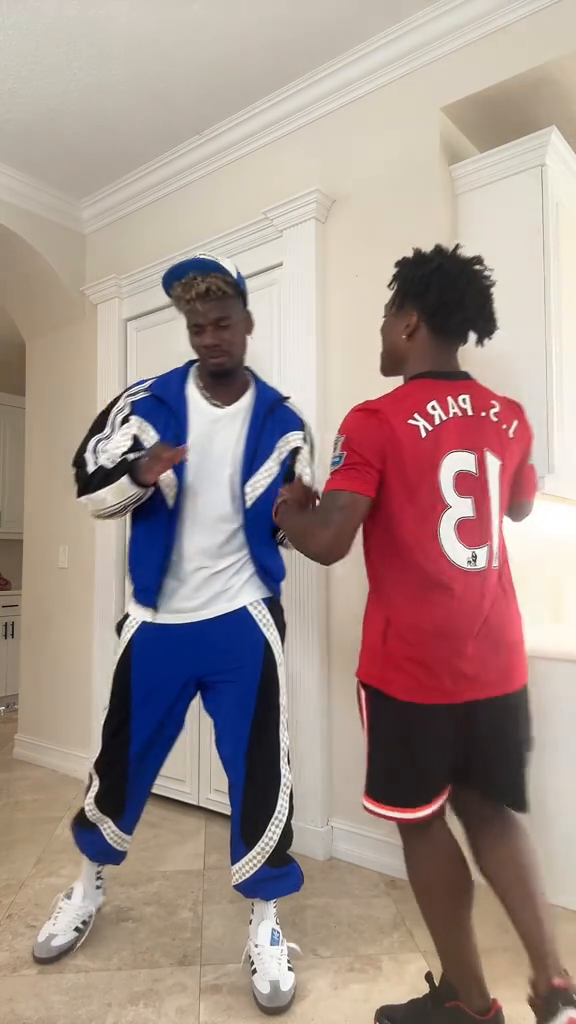
#> input picture frame 59 of test_videos/1744687961806.mp4, 576 x 1024 px, given in place of ratdance.mp4, which was not available
$ jupyter execute preprocess_data.ipynb   (shell and % lines are left out)   (text cells are left out)
#> lines starting #> are read from the running program, lines starting #| are printed output that depends on the picture; pictures that were not available may be replaced by others from this repository, and a replacement may not be noted
#> in detect_scenes, frame is the input picture: shape (1024, 576, 3); mean B, G, R 140, 145.4, 164.4
[cell 1]
import cv2
import os

[cell 2]
""" purpose of this function is to crop the borders equally on both sides. Tested
different border_ratio param values and found that 0.343 best suited for
the the compilations videos in the dataset."""
def crop_borders(frame, border_ratio = 0.343):
#> called with border_ratio = 0.343
    height, width, _ = frame.shape
#> height = 1024; width = 576
    crop_width = int(width * border_ratio)
#> crop_width = 197
    cropped_frame = frame[:, crop_width:-crop_width]
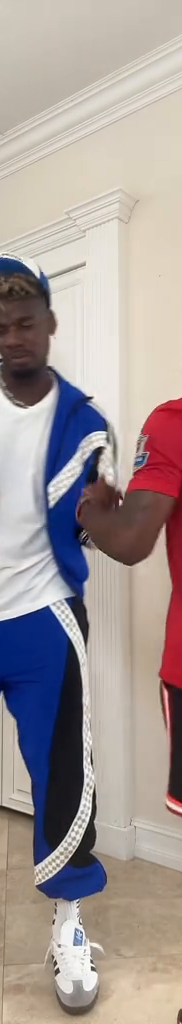
#> cropped_frame: shape (1024, 182, 3); mean B, G, R 152.4, 154.2, 165.7
    return cropped_frame

""" turns compilation into frames and compares the pixel intensities for frames after
turning it to grayscale in consecutive order and if it is greater than a certain threshold,
func will classify it as a scene change.
"""
def detect_scenes(video_path, threshold):
    # initialization
    cap = cv2.VideoCapture(video_path)
    scene_changes = []
    last_frame = None
    frame_index = 0

    # handling error if vid can't be opened
    if not cap.isOpened():
        print(f"Can't open video at {video_path}")
        return

    while True:
        success, frame = cap.read()
        if not success:
            break

        cropped_frame = crop_borders(frame)

        # convert to BGR, less compute + easy processing pixels
        gray_frame = cv2.cvtColor(cropped_frame, cv2.COLOR_BGR2GRAY)
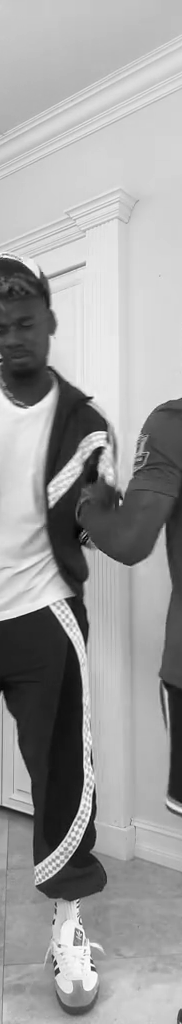
#> gray_frame: shape (1024, 182); min 0, max 255, mean 157.4

        # compares pixel intensity btwn frames if last frame is present, retrieves diff in values
        if last_frame is not None:
            diff = cv2.absdiff(gray_frame, last_frame)
            mean_diff = diff.mean()

            if mean_diff > threshold:
                scene_changes.append(frame_index)

        last_frame = gray_frame
        frame_index += 1

    # avoid cv error
    cap.release()
    return scene_changes

""" takes in previous helper functions: crop_borders & detect_scenes. extracts clips with the side
borders cropped out instead of having to manually go into the vid to clip them out. """
# [47 lines left out: function extract_clips, not called in this run]

### ALTER DIRECTORIES TO WHERE THE VIDEO IS LOCATED FOR EACH VID
if __name__ == "__main__":
    video_path = "mp4/ratdance.mp4"
    output_dir = "ratdance/clips"

    #tested these values and found that these params were
    # best suited for threshold and border_ratio
    # most likely threshold can be altered depending on the compilation
    # video we're working with but highly unlikely, border_ratio is set
    threshold = 51
    border_ratio = 0.343

    scene_changes = detect_scenes(video_path, threshold)
    print(scene_changes)
    extract_clips(video_path, scene_changes, output_dir, border_ratio)

$ run again, starting later in the video
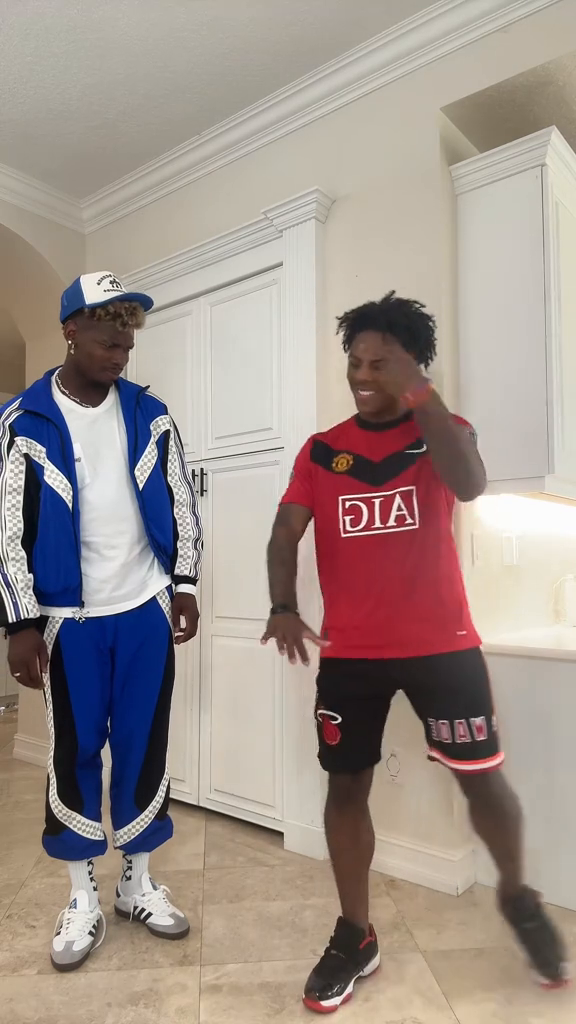
#> input picture frame 268 of test_videos/1744687961806.mp4, 576 x 1024 px, given in place of ratdance.mp4, which was not available
#> in detect_scenes, frame is the input picture: shape (1024, 576, 3); mean B, G, R 140.2, 146.5, 159.8
#> in crop_borders, `cropped_frame = frame[:, crop_width:-crop_width]`:
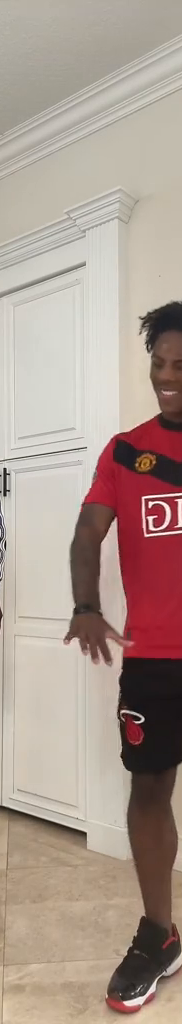
#> cropped_frame: shape (1024, 182, 3); mean B, G, R 144.2, 154.2, 172.4
#> in detect_scenes, `gray_frame = cv2.cvtColor(cropped_frame, cv2.COLOR_BGR2GRAY)`:
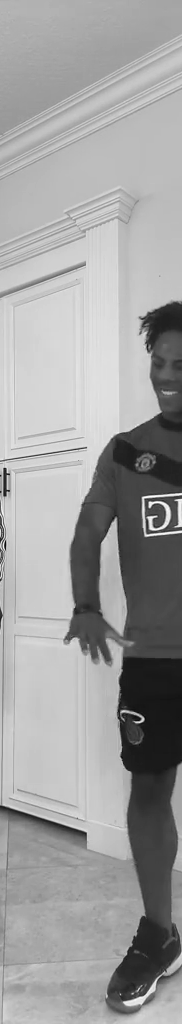
#> gray_frame: shape (1024, 182); min 8, max 255, mean 158.5

$ run again, starting later in the video
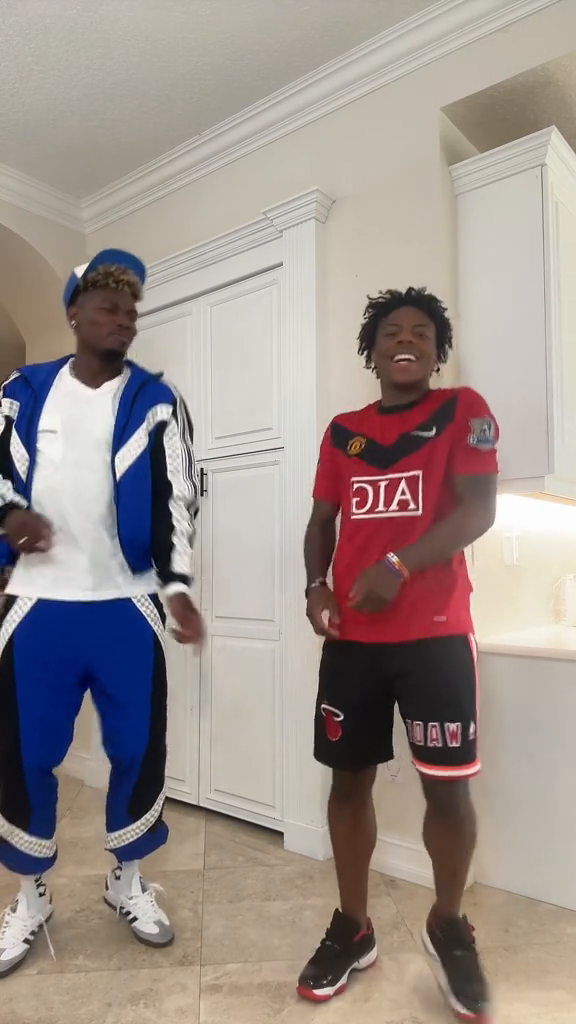
#> input picture frame 476 of test_videos/1744687961806.mp4, 576 x 1024 px, given in place of ratdance.mp4, which was not available
#> in detect_scenes, frame is the input picture: shape (1024, 576, 3); mean B, G, R 140.5, 145.4, 156.9
#> in crop_borders, `cropped_frame = frame[:, crop_width:-crop_width]`:
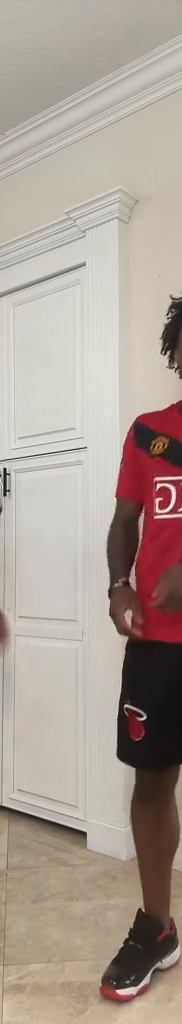
#> cropped_frame: shape (1024, 182, 3); mean B, G, R 148.9, 158.4, 171.8
#> in detect_scenes, `gray_frame = cv2.cvtColor(cropped_frame, cv2.COLOR_BGR2GRAY)`:
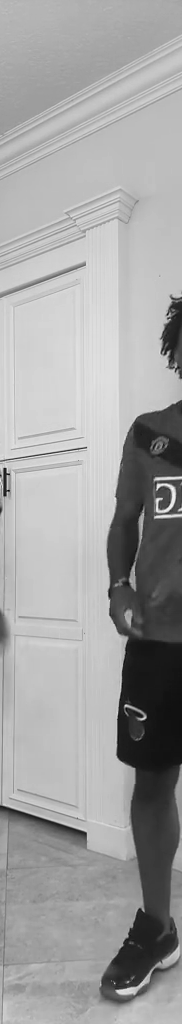
#> gray_frame: shape (1024, 182); min 2, max 247, mean 161.3
